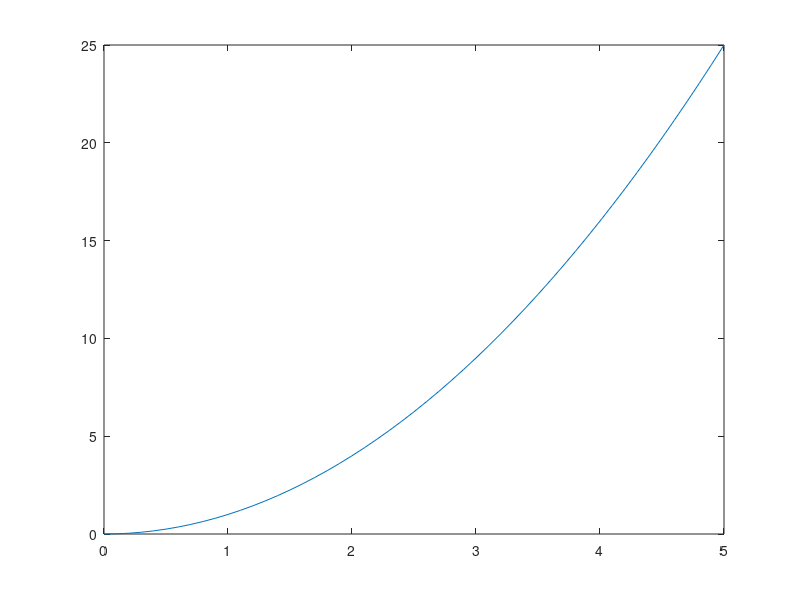

This chart was generated by the following MATLAB code:

clear 
clc

p1=[1 0 0];
%p2=[1 5];
x=0:0.1:5  %add step to smooth the graph

y=polyval(p1,x)
plot(x,y) %to draw graph
%dm=conv(p1,p2) %multiply 2 function
%dd=deconv(dm,p1) %division 2 function
%polyval(p,x)  %solve function
%roots(p) %get roots